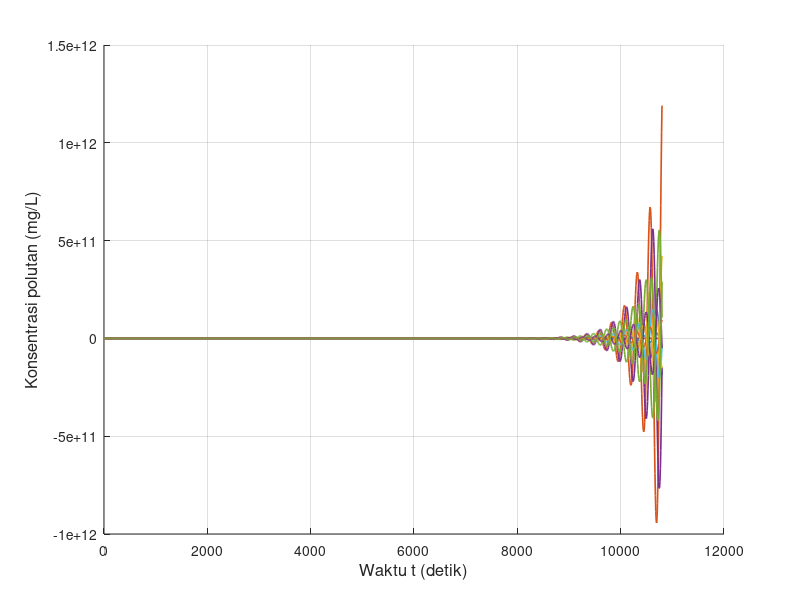

Source code (MATLAB): (Note: this script raises an error after producing the figure.)
clear; clc; close all;

% Feby Syarief Al A`raaf
% 26050124130087
% Oseanografi C

% Simulasi adveksi 1 dimensi dengan metode FTCS
% Sumber polutan kontinu
% NIM ganjil, xyz = 087, sehingga z = 7 dan 0.zyx = 0.780

x_digit = 0;
y_digit = 8;
z_digit = 7;

u_xyz    = 0.780;
C_source = 10 * z_digit;

L = 3000;
T = 10800;

scenario(1).nama = 'Skenario 1';
scenario(1).dx   = 30;
scenario(1).dt   = 8;
scenario(1).u    = u_xyz;
scenario(1).m    = 30 + z_digit;

scenario(2).nama = 'Skenario 2';
scenario(2).dx   = 60;
scenario(2).dt   = 8;
scenario(2).u    = u_xyz;
scenario(2).m    = 60 + z_digit;

scenario(3).nama = 'Skenario 3';
scenario(3).dx   = 15;
scenario(3).dt   = 8;
scenario(3).u    = u_xyz;
scenario(3).m    = 15 + z_digit;

scenario(4).nama = 'Skenario 4';
scenario(4).dx   = 30;
scenario(4).dt   = 8;
scenario(4).u    = 0.5 * u_xyz;
scenario(4).m    = 30 + z_digit;

scenario(5).nama = 'Skenario 5';
scenario(5).dx   = 30;
scenario(5).dt   = 8;
scenario(5).u    = 2 * u_xyz;
scenario(5).m    = 30 + z_digit;

scenario(6).nama = 'Skenario 6';
scenario(6).dx   = 30;
scenario(6).dt   = 8;
scenario(6).u    = -u_xyz;
scenario(6).m    = 30 + z_digit;

scenario(7).nama = 'Skenario 7';
scenario(7).dx   = 30;
scenario(7).dt   = 2;
scenario(7).u    = u_xyz;
scenario(7).m    = 30 + z_digit;

scenario(8).nama = 'Skenario 8';
scenario(8).dx   = 30;
scenario(8).dt   = 16;
scenario(8).u    = u_xyz;
scenario(8).m    = 30 + z_digit;

folder_output = 'output_Kontinu_FTCS_Polutan_Terhadap_Waktu';
if ~exist(folder_output, 'dir')
    mkdir(folder_output);
end

for s = 1:numel(scenario)

    fprintf('\nMemproses %s\n', scenario(s).nama);

    dx       = scenario(s).dx;
    dt       = scenario(s).dt;
    u        = scenario(s).u;
    m_source = scenario(s).m;

    M_grid = round(L / dx);
    Mmax   = max(M_grid, m_source);
    Nmax   = round(T / dt);

    courant = u * dt / dx;

    fprintf('dx = %.3f m, dt = %.3f s, u = %.3f m/s, m = %d\n', dx, dt, u, m_source);
    fprintf('Mmax = %d, Nmax = %d, C = %.4f\n', Mmax, Nmax, courant);

    F0  = zeros(1, Mmax);
    F   = zeros(1, Mmax);

    t_step = 0:Nmax;
    t_time = t_step * dt;

    m_plot = [1, ...
              m_source - 20, m_source - 10, m_source - 5, m_source - 3, m_source - 1, ...
              m_source, ...
              m_source + 1, m_source + 3, m_source + 5, m_source + 10, m_source + 20];

    m_plot = unique(m_plot, 'stable');
    m_plot_valid = m_plot(m_plot >= 1 & m_plot <= Mmax);

    if length(m_plot_valid) < length(m_plot)
        fprintf('%s: beberapa grid berada di luar domain sehingga tidak digrafikkan.\n', scenario(s).nama);
    end

    history = NaN(length(t_step), length(m_plot_valid));

    F0(:) = 0;

    for p = 1:length(m_plot_valid)
        history(1, p) = F0(m_plot_valid(p));
    end

    for J = 1:Nmax

        F0(1)     = F0(2);
        F0(Mmax)  = F0(Mmax-1);

        F0(m_source) = C_source;

        for i = 2:(Mmax-1)
            F(i) = F0(i) - (u * dt / (2 * dx)) * (F0(i+1) - F0(i-1));
        end

        F(1)    = F(2);
        F(Mmax) = F(Mmax-1);
        F(m_source) = C_source;

        for p = 1:length(m_plot_valid)
            history(J + 1, p) = F(m_plot_valid(p));
        end

        F0  = F;
    end

    fig = figure('Visible', 'off', 'Position', [100 100 1400 600]);
    hold on;

    legend_text = {};

    for k = 1:length(m_plot_valid)
        plot(t_time, history(:, k), 'LineWidth', 1.2);
        legend_text{end+1} = sprintf('m = %d', m_plot_valid(k));
    end

    grid on;
    xlabel('Waktu t (detik)', 'FontSize', 12);
    ylabel('Konsentrasi polutan (mg/L)', 'FontSize', 12);
    title(sprintf('%s - Konsentrasi polutan terhadap waktu', scenario(s).nama), ...
          'Feby Syarief-0087-Ose C','FontSize', 14, 'FontWeight', 'bold');
    xlim([t_time(1), t_time(end)]);

    y_max = max(history(:), [], 'omitnan');
    if isempty(y_max) || isnan(y_max) || y_max <= 0
        ylim([0 1]);
    else
        ylim([0, max(C_source * 1.2, y_max * 1.1)]);
    end

    set(gca, 'FontSize', 11);

    legend(legend_text, ...
           'Location', 'northwest', ...
           'FontSize', 8, ...
           'NumColumns', 2, ...
           'Box', 'on');

    hold off;

    nama_file = sprintf('ftcs_kontinu_waktu_skenario_%d.png', s);
    saveas(fig, fullfile(folder_output, nama_file));
    close(fig);

    fprintf('%s selesai diproses.\n', scenario(s).nama);
end

fprintf('\nSemua skenario telah selesai diproses.\n');clear; clc; close all;

% Feby Syarief Al A`raaf
% 26050124130087
% Oseanografi C

% Simulasi adveksi 1 dimensi dengan metode FTCS
% Sumber polutan kontinu
% NIM ganjil, xyz = 087, sehingga z = 7 dan 0.zyx = 0.780

x_digit = 0;
y_digit = 8;
z_digit = 7;

u_xyz    = 0.780;
C_source = 10 * z_digit;

L = 3000;
T = 10800;

scenario(1).nama = 'Skenario 1';
scenario(1).dx   = 30;
scenario(1).dt   = 8;
scenario(1).u    = u_xyz;
scenario(1).m    = 30 + z_digit;

scenario(2).nama = 'Skenario 2';
scenario(2).dx   = 60;
scenario(2).dt   = 8;
scenario(2).u    = u_xyz;
scenario(2).m    = 60 + z_digit;

scenario(3).nama = 'Skenario 3';
scenario(3).dx   = 15;
scenario(3).dt   = 8;
scenario(3).u    = u_xyz;
scenario(3).m    = 15 + z_digit;

scenario(4).nama = 'Skenario 4';
scenario(4).dx   = 30;
scenario(4).dt   = 8;
scenario(4).u    = 0.5 * u_xyz;
scenario(4).m    = 30 + z_digit;

scenario(5).nama = 'Skenario 5';
scenario(5).dx   = 30;
scenario(5).dt   = 8;
scenario(5).u    = 2 * u_xyz;
scenario(5).m    = 30 + z_digit;

scenario(6).nama = 'Skenario 6';
scenario(6).dx   = 30;
scenario(6).dt   = 8;
scenario(6).u    = -u_xyz;
scenario(6).m    = 30 + z_digit;

scenario(7).nama = 'Skenario 7';
scenario(7).dx   = 30;
scenario(7).dt   = 2;
scenario(7).u    = u_xyz;
scenario(7).m    = 30 + z_digit;

scenario(8).nama = 'Skenario 8';
scenario(8).dx   = 30;
scenario(8).dt   = 16;
scenario(8).u    = u_xyz;
scenario(8).m    = 30 + z_digit;

folder_output = 'output_Kontinu_FTCS_Polutan_Terhadap_Waktu';
if ~exist(folder_output, 'dir')
    mkdir(folder_output);
end

for s = 1:numel(scenario)

    fprintf('\nMemproses %s\n', scenario(s).nama);

    dx       = scenario(s).dx;
    dt       = scenario(s).dt;
    u        = scenario(s).u;
    m_source = scenario(s).m;

    M_grid = round(L / dx);
    Mmax   = max(M_grid, m_source);
    Nmax   = round(T / dt);

    courant = u * dt / dx;

    fprintf('dx = %.3f m, dt = %.3f s, u = %.3f m/s, m = %d\n', dx, dt, u, m_source);
    fprintf('Mmax = %d, Nmax = %d, C = %.4f\n', Mmax, Nmax, courant);

    F0  = zeros(1, Mmax);
    F   = zeros(1, Mmax);

    t_step = 0:Nmax;
    t_time = t_step * dt;

    m_plot = [1, ...
              m_source - 20, m_source - 10, m_source - 5, m_source - 3, m_source - 1, ...
              m_source, ...
              m_source + 1, m_source + 3, m_source + 5, m_source + 10, m_source + 20];

    m_plot = unique(m_plot, 'stable');
    m_plot_valid = m_plot(m_plot >= 1 & m_plot <= Mmax);

    if length(m_plot_valid) < length(m_plot)
        fprintf('%s: beberapa grid berada di luar domain sehingga tidak digrafikkan.\n', scenario(s).nama);
    end

    history = NaN(length(t_step), length(m_plot_valid));

    F0(:) = 0;

    for p = 1:length(m_plot_valid)
        history(1, p) = F0(m_plot_valid(p));
    end

    for J = 1:Nmax

        F0(1)     = F0(2);
        F0(Mmax)  = F0(Mmax-1);

        F0(m_source) = C_source;

        for i = 2:(Mmax-1)
            F(i) = F0(i) - (u * dt / (2 * dx)) * (F0(i+1) - F0(i-1));
        end

        F(1)    = F(2);
        F(Mmax) = F(Mmax-1);
        F(m_source) = C_source;

        for p = 1:length(m_plot_valid)
            history(J + 1, p) = F(m_plot_valid(p));
        end

        F0  = F;
    end

    fig = figure('Visible', 'off', 'Position', [100 100 1400 600]);
    hold on;

    legend_text = {};

    for k = 1:length(m_plot_valid)
        plot(t_time, history(:, k), 'LineWidth', 1.2);
        legend_text{end+1} = sprintf('m = %d', m_plot_valid(k));
    end

    grid on;
    xlabel('Waktu t (detik)', 'FontSize', 12);
    ylabel('Konsentrasi polutan (mg/L)', 'FontSize', 12);
    title(sprintf('%s - Konsentrasi polutan terhadap waktu', scenario(s).nama), ...
          'Feby Syarief-0087-Ose C','FontSize', 14, 'FontWeight', 'bold');
    xlim([t_time(1), t_time(end)]);

    y_max = max(history(:), [], 'omitnan');
    if isempty(y_max) || isnan(y_max) || y_max <= 0
        ylim([0 1]);
    else
        ylim([0, max(C_source * 1.2, y_max * 1.1)]);
    end

    set(gca, 'FontSize', 11);

    legend(legend_text, ...
           'Location', 'northwest', ...
           'FontSize', 8, ...
           'NumColumns', 2, ...
           'Box', 'on');

    hold off;

    nama_file = sprintf('ftcs_kontinu_waktu_skenario_%d.png', s);
    saveas(fig, fullfile(folder_output, nama_file));
    close(fig);

    fprintf('%s selesai diproses.\n', scenario(s).nama);
end

fprintf('\nSemua skenario telah selesai diproses.\n');clear; clc; close all;

% Feby Syarief Al A`raaf
% 26050124130087
% Oseanografi C

% Simulasi adveksi 1 dimensi dengan metode FTCS
% Sumber polutan kontinu
% NIM ganjil, xyz = 087, sehingga z = 7 dan 0.zyx = 0.780

x_digit = 0;
y_digit = 8;
z_digit = 7;

u_xyz    = 0.780;
C_source = 10 * z_digit;

L = 3000;
T = 10800;

scenario(1).nama = 'Skenario 1';
scenario(1).dx   = 30;
scenario(1).dt   = 8;
scenario(1).u    = u_xyz;
scenario(1).m    = 30 + z_digit;

scenario(2).nama = 'Skenario 2';
scenario(2).dx   = 60;
scenario(2).dt   = 8;
scenario(2).u    = u_xyz;
scenario(2).m    = 60 + z_digit;

scenario(3).nama = 'Skenario 3';
scenario(3).dx   = 15;
scenario(3).dt   = 8;
scenario(3).u    = u_xyz;
scenario(3).m    = 15 + z_digit;

scenario(4).nama = 'Skenario 4';
scenario(4).dx   = 30;
scenario(4).dt   = 8;
scenario(4).u    = 0.5 * u_xyz;
scenario(4).m    = 30 + z_digit;

scenario(5).nama = 'Skenario 5';
scenario(5).dx   = 30;
scenario(5).dt   = 8;
scenario(5).u    = 2 * u_xyz;
scenario(5).m    = 30 + z_digit;

scenario(6).nama = 'Skenario 6';
scenario(6).dx   = 30;
scenario(6).dt   = 8;
scenario(6).u    = -u_xyz;
scenario(6).m    = 30 + z_digit;

scenario(7).nama = 'Skenario 7';
scenario(7).dx   = 30;
scenario(7).dt   = 2;
scenario(7).u    = u_xyz;
scenario(7).m    = 30 + z_digit;

scenario(8).nama = 'Skenario 8';
scenario(8).dx   = 30;
scenario(8).dt   = 16;
scenario(8).u    = u_xyz;
scenario(8).m    = 30 + z_digit;

folder_output = 'output_Kontinu_FTCS_Polutan_Terhadap_Waktu';
if ~exist(folder_output, 'dir')
    mkdir(folder_output);
end

for s = 1:numel(scenario)

    fprintf('\nMemproses %s\n', scenario(s).nama);

    dx       = scenario(s).dx;
    dt       = scenario(s).dt;
    u        = scenario(s).u;
    m_source = scenario(s).m;

    M_grid = round(L / dx);
    Mmax   = max(M_grid, m_source);
    Nmax   = round(T / dt);

    courant = u * dt / dx;

    fprintf('dx = %.3f m, dt = %.3f s, u = %.3f m/s, m = %d\n', dx, dt, u, m_source);
    fprintf('Mmax = %d, Nmax = %d, C = %.4f\n', Mmax, Nmax, courant);

    F0  = zeros(1, Mmax);
    F   = zeros(1, Mmax);

    t_step = 0:Nmax;
    t_time = t_step * dt;

    m_plot = [1, ...
              m_source - 20, m_source - 10, m_source - 5, m_source - 3, m_source - 1, ...
              m_source, ...
              m_source + 1, m_source + 3, m_source + 5, m_source + 10, m_source + 20];

    m_plot = unique(m_plot, 'stable');
    m_plot_valid = m_plot(m_plot >= 1 & m_plot <= Mmax);

    if length(m_plot_valid) < length(m_plot)
        fprintf('%s: beberapa grid berada di luar domain sehingga tidak digrafikkan.\n', scenario(s).nama);
    end

    history = NaN(length(t_step), length(m_plot_valid));

    F0(:) = 0;

    for p = 1:length(m_plot_valid)
        history(1, p) = F0(m_plot_valid(p));
    end

    for J = 1:Nmax

        F0(1)     = F0(2);
        F0(Mmax)  = F0(Mmax-1);

        F0(m_source) = C_source;

        for i = 2:(Mmax-1)
            F(i) = F0(i) - (u * dt / (2 * dx)) * (F0(i+1) - F0(i-1));
        end

        F(1)    = F(2);
        F(Mmax) = F(Mmax-1);
        F(m_source) = C_source;

        for p = 1:length(m_plot_valid)
            history(J + 1, p) = F(m_plot_valid(p));
        end

        F0  = F;
    end

    fig = figure('Visible', 'off', 'Position', [100 100 1400 600]);
    hold on;

    legend_text = {};

    for k = 1:length(m_plot_valid)
        plot(t_time, history(:, k), 'LineWidth', 1.2);
        legend_text{end+1} = sprintf('m = %d', m_plot_valid(k));
    end

    grid on;
    xlabel('Waktu t (detik)', 'FontSize', 12);
    ylabel('Konsentrasi polutan (mg/L)', 'FontSize', 12);
    title(sprintf('%s - Konsentrasi polutan terhadap waktu', scenario(s).nama), ...
          'Feby Syarief-0087-Ose C','FontSize', 14, 'FontWeight', 'bold');
    xlim([t_time(1), t_time(end)]);

    y_max = max(history(:), [], 'omitnan');
    if isempty(y_max) || isnan(y_max) || y_max <= 0
        ylim([0 1]);
    else
        ylim([0, max(C_source * 1.2, y_max * 1.1)]);
    end

    set(gca, 'FontSize', 11);

    legend(legend_text, ...
           'Location', 'northwest', ...
           'FontSize', 8, ...
           'NumColumns', 2, ...
           'Box', 'on');

    hold off;

    nama_file = sprintf('ftcs_kontinu_waktu_skenario_%d.png', s);
    saveas(fig, fullfile(folder_output, nama_file));
    close(fig);

    fprintf('%s selesai diproses.\n', scenario(s).nama);
end

fprintf('\nSemua skenario telah selesai diproses.\n');clear; clc; close all;

% Feby Syarief Al A`raaf
% 26050124130087
% Oseanografi C

% Simulasi adveksi 1 dimensi dengan metode FTCS
% Sumber polutan kontinu
% NIM ganjil, xyz = 087, sehingga z = 7 dan 0.zyx = 0.780

x_digit = 0;
y_digit = 8;
z_digit = 7;

u_xyz    = 0.780;
C_source = 10 * z_digit;

L = 3000;
T = 10800;

scenario(1).nama = 'Skenario 1';
scenario(1).dx   = 30;
scenario(1).dt   = 8;
scenario(1).u    = u_xyz;
scenario(1).m    = 30 + z_digit;

scenario(2).nama = 'Skenario 2';
scenario(2).dx   = 60;
scenario(2).dt   = 8;
scenario(2).u    = u_xyz;
scenario(2).m    = 60 + z_digit;

scenario(3).nama = 'Skenario 3';
scenario(3).dx   = 15;
scenario(3).dt   = 8;
scenario(3).u    = u_xyz;
scenario(3).m    = 15 + z_digit;

scenario(4).nama = 'Skenario 4';
scenario(4).dx   = 30;
scenario(4).dt   = 8;
scenario(4).u    = 0.5 * u_xyz;
scenario(4).m    = 30 + z_digit;

scenario(5).nama = 'Skenario 5';
scenario(5).dx   = 30;
scenario(5).dt   = 8;
scenario(5).u    = 2 * u_xyz;
scenario(5).m    = 30 + z_digit;

scenario(6).nama = 'Skenario 6';
scenario(6).dx   = 30;
scenario(6).dt   = 8;
scenario(6).u    = -u_xyz;
scenario(6).m    = 30 + z_digit;

scenario(7).nama = 'Skenario 7';
scenario(7).dx   = 30;
scenario(7).dt   = 2;
scenario(7).u    = u_xyz;
scenario(7).m    = 30 + z_digit;

scenario(8).nama = 'Skenario 8';
scenario(8).dx   = 30;
scenario(8).dt   = 16;
scenario(8).u    = u_xyz;
scenario(8).m    = 30 + z_digit;

folder_output = 'output_Kontinu_FTCS_Polutan_Terhadap_Waktu';
if ~exist(folder_output, 'dir')
    mkdir(folder_output);
end

for s = 1:numel(scenario)

    fprintf('\nMemproses %s\n', scenario(s).nama);

    dx       = scenario(s).dx;
    dt       = scenario(s).dt;
    u        = scenario(s).u;
    m_source = scenario(s).m;

    M_grid = round(L / dx);
    Mmax   = max(M_grid, m_source);
    Nmax   = round(T / dt);

    courant = u * dt / dx;

    fprintf('dx = %.3f m, dt = %.3f s, u = %.3f m/s, m = %d\n', dx, dt, u, m_source);
    fprintf('Mmax = %d, Nmax = %d, C = %.4f\n', Mmax, Nmax, courant);

    F0  = zeros(1, Mmax);
    F   = zeros(1, Mmax);

    t_step = 0:Nmax;
    t_time = t_step * dt;

    m_plot = [1, ...
              m_source - 20, m_source - 10, m_source - 5, m_source - 3, m_source - 1, ...
              m_source, ...
              m_source + 1, m_source + 3, m_source + 5, m_source + 10, m_source + 20];

    m_plot = unique(m_plot, 'stable');
    m_plot_valid = m_plot(m_plot >= 1 & m_plot <= Mmax);

    if length(m_plot_valid) < length(m_plot)
        fprintf('%s: beberapa grid berada di luar domain sehingga tidak digrafikkan.\n', scenario(s).nama);
    end

    history = NaN(length(t_step), length(m_plot_valid));

    F0(:) = 0;

    for p = 1:length(m_plot_valid)
        history(1, p) = F0(m_plot_valid(p));
    end

    for J = 1:Nmax

        F0(1)     = F0(2);
        F0(Mmax)  = F0(Mmax-1);

        F0(m_source) = C_source;

        for i = 2:(Mmax-1)
            F(i) = F0(i) - (u * dt / (2 * dx)) * (F0(i+1) - F0(i-1));
        end

        F(1)    = F(2);
        F(Mmax) = F(Mmax-1);
        F(m_source) = C_source;

        for p = 1:length(m_plot_valid)
            history(J + 1, p) = F(m_plot_valid(p));
        end

        F0  = F;
    end

    fig = figure('Visible', 'off', 'Position', [100 100 1400 600]);
    hold on;

    legend_text = {};

    for k = 1:length(m_plot_valid)
        plot(t_time, history(:, k), 'LineWidth', 1.2);
        legend_text{end+1} = sprintf('m = %d', m_plot_valid(k));
    end

    grid on;
    xlabel('Waktu t (detik)', 'FontSize', 12);
    ylabel('Konsentrasi polutan (mg/L)', 'FontSize', 12);
    title(sprintf('%s - Konsentrasi polutan terhadap waktu', scenario(s).nama), ...
          'Feby Syarief-0087-Ose C','FontSize', 14, 'FontWeight', 'bold');
    xlim([t_time(1), t_time(end)]);

    y_max = max(history(:), [], 'omitnan');
    if isempty(y_max) || isnan(y_max) || y_max <= 0
        ylim([0 1]);
    else
        ylim([0, max(C_source * 1.2, y_max * 1.1)]);
    end

    set(gca, 'FontSize', 11);

    legend(legend_text, ...
           'Location', 'northwest', ...
           'FontSize', 8, ...
           'NumColumns', 2, ...
           'Box', 'on');

    hold off;

    nama_file = sprintf('ftcs_kontinu_waktu_skenario_%d.png', s);
    saveas(fig, fullfile(folder_output, nama_file));
    close(fig);

    fprintf('%s selesai diproses.\n', scenario(s).nama);
end

fprintf('\nSemua skenario telah selesai diproses.\n');
